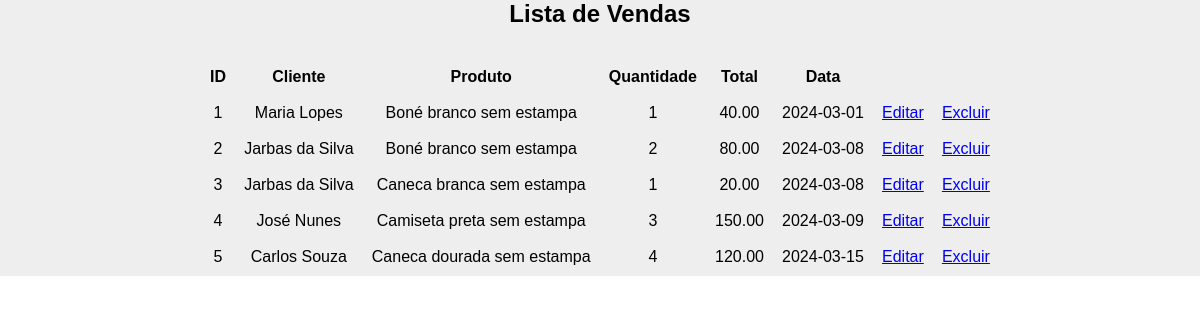
The page /lista_vendas.php (signed in) on the database its author committed.
### tables this page shows
CREATE TABLE vendas (
    id INT(11) UNSIGNED NOT NULL AUTO_INCREMENT PRIMARY KEY,
    quantidade INT(5) NOT NULL,
	total DECIMAL(10,2) NOT NULL,
    data DATE NOT NULL,
    cliente_id INT UNSIGNED NOT NULL,
    produto_id INT UNSIGNED NOT NULL,
    FOREIGN KEY (cliente_id) REFERENCES clientes (id),
    FOREIGN KEY (produto_id) REFERENCES produtos (id)
) DEFAULT CHARSET=utf8mb4 COLLATE=utf8mb4_unicode_ci;

CREATE TABLE clientes (
    id INT(11) UNSIGNED NOT NULL AUTO_INCREMENT PRIMARY KEY,
    nome_cliente VARCHAR(150) NOT NULL UNIQUE,
    telefone VARCHAR(11) NOT NULL,  
    cep INT(8) NOT NULL
) DEFAULT CHARSET=utf8mb4 COLLATE=utf8mb4_unicode_ci;

CREATE TABLE produtos (
    id INT(11) UNSIGNED NOT NULL AUTO_INCREMENT PRIMARY KEY,
    nome_produto VARCHAR(150) NOT NULL,
	valor DECIMAL(10,2)
) DEFAULT CHARSET=utf8mb4 COLLATE=utf8mb4_unicode_ci;

### lista_vendas.php (the view, shortened to what this page needs)
<?php
    require('conexao.php');
    $lista = [];
    $sql = "SELECT ven.id, cli.nome_cliente, pro.nome_produto, ven.quantidade, ven.total, ven.data FROM vendas ven
            INNER JOIN clientes cli ON cli.id = ven.cliente_id INNER JOIN produtos pro ON pro.id = ven.produto_id";
    $statement = $conexaoComBanco -> query($sql);
    if($statement -> rowCount() > 0) {
        $lista = $statement -> fetchAll(PDO::FETCH_ASSOC);
    }
?>
<!DOCTYPE html>
<html lang="pt-br">
<head>
    <link rel="stylesheet" href="src/styles/config.css">
</head>
<body>
    <main class="container">
        <h1>Lista de Vendas</h1>
        <div class="container-table">
            <table>
                <thead>
                    <tr>
                        <th>ID</th>
                        <th>Cliente</th>
                        <th>Produto</th>
                        <th>Quantidade</th>
                        <th>Total</th>
                        <th>Data</th>
                        <th></th>
                        <th></th>
                    </tr>
                </thead>
                <tbody>
                <?php foreach($lista as $venda): ?>
                        <tr>
                            <td><?= $venda['id']; ?></td>
                            <td><?= $venda['nome_cliente']; ?></td>
                            <td><?= $venda['nome_produto']; ?></td>
                            <td><?= $venda['quantidade']; ?></td>
                            <td><?= $venda['total']; ?></td>
                            <td><?= $venda['data']; ?></td>
                            <td><a href="edicao_venda.php?id=<?= $venda['id']; ?>">Editar</a></td>
                            <td><a href="excluir_venda.php?id=<?= $venda['id']; ?>">Excluir</a></td>
                        </tr>
                    <?php endforeach; ?>
                </tbody>
            </table>
        </div>
    </main>
</body>
</html>

### src/styles/config.css (style rules this page uses)
.container { background: #eee; }
h1 { text-align: center; margin-bottom: 30px; font-size: 24px; }
.container-table { display: flex; justify-content: center; }
table { width: 800px; text-align: center; }
td, th { padding: 8px; font-size: 16px; }

### rows shown on the page
vendas: id "1", cliente.nome_cliente "Maria Lopes", produto.nome_produto "Boné branco sem estampa", quantidade "1", total "40.00", data "2024-03-01"
vendas: id "2", cliente.nome_cliente "Jarbas da Silva", produto.nome_produto "Boné branco sem estampa", quantidade "2", total "80.00", data "2024-03-08"
vendas: id "3", cliente.nome_cliente "Jarbas da Silva", produto.nome_produto "Caneca branca sem estampa", quantidade "1", total "20.00", data "2024-03-08"
vendas: id "4", cliente.nome_cliente "José Nunes", produto.nome_produto "Camiseta preta sem estampa", quantidade "3", total "150.00", data "2024-03-09"
vendas: id "5", cliente.nome_cliente "Carlos Souza", produto.nome_produto "Caneca dourada sem estampa", quantidade "4", total "120.00", data "2024-03-15"
